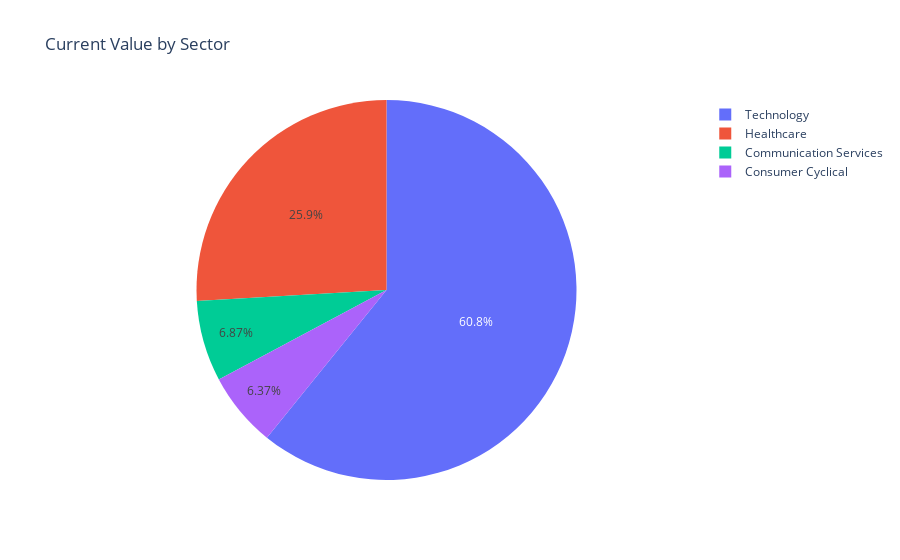

Notebook cell for this chart:
### Code cell
sector_value_pie(sector_holdings)

### Figure 1 — Plotly figure (JSON) as saved in the notebook; plotly's stock layout.template omitted (floating-point values rounded to 4 significant figures)
{"data": [{"domain": {"x": [0, 1], "y": [0, 1]}, "hovertemplate": "Sector=%{label}<br>Daily Balance=%{value}<extra></extra>", "labels": ["Communication Services", "Consumer Cyclical", "Healthcare", "Technology"], "legendgroup": "", "name": "", "showlegend": true, "type": "pie", "values": [4897.0, 4540.0, 18480.0, 43370.0]}], "layout": {"autosize": true, "legend": {"tracegroupgap": 0}, "title": {"text": "Current Value by Sector"}}}
